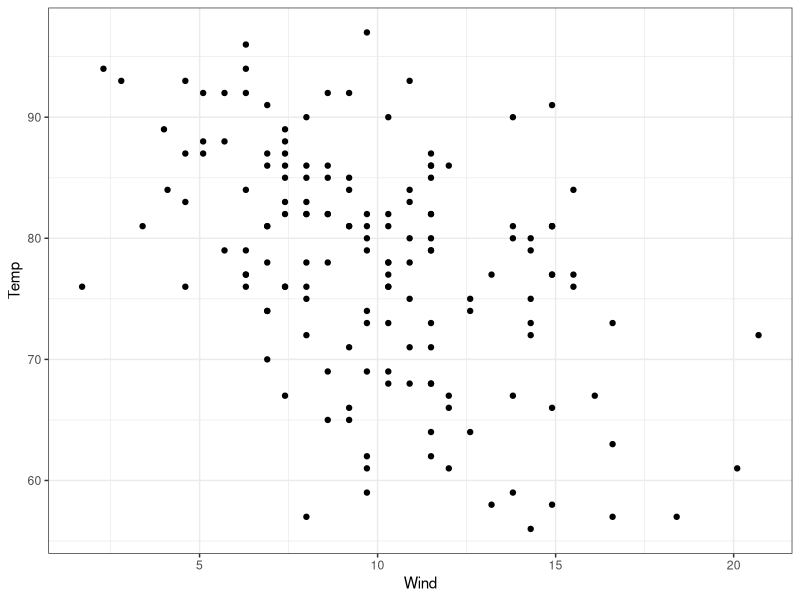

Generate this figure with R:
## ---- chunk 1
knitr::opts_chunk$set(echo = TRUE,
                      warning = FALSE)
## ---- chunk 2
library(tidyverse)
library(MASS)
## ---- chunk 3
data(airquality)
## ---- chunk 4
ggplot(data = airquality) +
  geom_point(aes(x=Wind, y=Temp)) +
  theme_bw()
## ---- chunk 5
#look at the median residual value. Close to zero is best
#help(summary)
